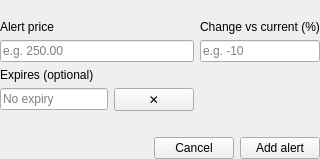
<?xml version="1.0" encoding="UTF-8"?>
<ui version="4.0">
  <class>AlertDialog</class>
  <widget class="QWidget" name="alertContent">
    <layout class="QVBoxLayout" name="content" stretch="0,0,0,1,0">
      <property name="leftMargin">
        <number>0</number>
      </property>
      <property name="topMargin">
        <number>0</number>
      </property>
      <property name="rightMargin">
        <number>0</number>
      </property>
      <property name="bottomMargin">
        <number>0</number>
      </property>
      <item>
        <widget class="QLabel" name="currentLabel"/>
      </item>
      <item>
        <layout class="QGridLayout" name="fields">
          <item row="0" column="0">
            <widget class="QLabel" name="fieldLabel">
              <property name="text">
                <string>Alert price</string>
              </property>
            </widget>
          </item>
          <item row="0" column="1">
            <widget class="QLabel" name="percentFieldLabel">
              <property name="text">
                <string>Change vs current (%)</string>
              </property>
            </widget>
          </item>
          <item row="1" column="0">
            <widget class="QLineEdit" name="priceEdit">
              <property name="toolTip">
                <string>The price to be alerted at; the change follows the current price</string>
              </property>
              <property name="placeholderText">
                <string>e.g. 250.00</string>
              </property>
            </widget>
          </item>
          <item row="1" column="1">
            <widget class="QLineEdit" name="percentEdit">
              <property name="toolTip">
                <string>A change from the current price, e.g. -10; the alert price follows the current price</string>
              </property>
              <property name="placeholderText">
                <string>e.g. -10</string>
              </property>
            </widget>
          </item>
          <item row="2" column="0">
            <widget class="QLabel" name="expiryFieldLabel">
              <property name="text">
                <string>Expires (optional)</string>
              </property>
            </widget>
          </item>
          <item row="3" column="0">
            <layout class="QHBoxLayout" name="expiryRow" stretch="1,0">
              <item>
                <widget class="QLineEdit" name="expiryEdit">
                  <property name="cursor">
                    <cursorShape>PointingHandCursor</cursorShape>
                  </property>
                  <property name="toolTip">
                    <string>Click to pick the last day the alert stays active; empty means it never expires</string>
                  </property>
                  <property name="readOnly">
                    <bool>true</bool>
                  </property>
                  <property name="placeholderText">
                    <string>No expiry</string>
                  </property>
                </widget>
              </item>
              <item>
                <widget class="QPushButton" name="expiryClearButton">
                  <property name="cursor">
                    <cursorShape>PointingHandCursor</cursorShape>
                  </property>
                  <property name="toolTip">
                    <string>Clear the expiry date</string>
                  </property>
                  <property name="text">
                    <string>✕</string>
                  </property>
                </widget>
              </item>
            </layout>
          </item>
        </layout>
      </item>
      <item>
        <widget class="QLabel" name="errorLabel"/>
      </item>
      <item>
        <spacer name="contentSpacer">
          <property name="orientation">
            <enum>Qt::Vertical</enum>
          </property>
          <property name="sizeHint" stdset="0">
            <size>
              <width>0</width>
              <height>0</height>
            </size>
          </property>
        </spacer>
      </item>
      <item>
        <layout class="QHBoxLayout" name="actions">
          <item>
            <spacer name="actionsSpacer">
              <property name="orientation">
                <enum>Qt::Horizontal</enum>
              </property>
              <property name="sizeHint" stdset="0">
                <size>
                  <width>0</width>
                  <height>0</height>
                </size>
              </property>
            </spacer>
          </item>
          <item>
            <widget class="QPushButton" name="cancelButton">
              <property name="cursor">
                <cursorShape>PointingHandCursor</cursorShape>
              </property>
              <property name="text">
                <string>Cancel</string>
              </property>
            </widget>
          </item>
          <item>
            <widget class="QPushButton" name="addButton">
              <property name="cursor">
                <cursorShape>PointingHandCursor</cursorShape>
              </property>
              <property name="primary" stdset="0">
                <bool>true</bool>
              </property>
              <property name="text">
                <string>Add alert</string>
              </property>
            </widget>
          </item>
        </layout>
      </item>
    </layout>
  </widget>
  <resources/>
  <connections/>
</ui>
